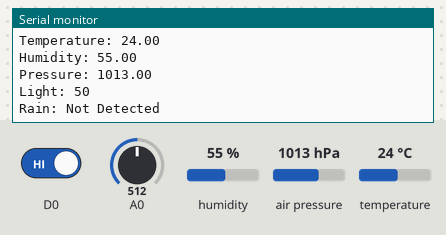
Simulated run of this sketch. Board: ESP8266 (NodeMCU). Shown: the last lines printed to the serial monitor. The inputs (shaded band) are chosen by the test bench; at power-on: D0 HIGH, humidity 55 %, A0 = 512, air pressure 1013 hPa, temperature 24 °C. WiFi joins after 1.5 s; servers stay silent unless stated.

Above: at 2.7 s.
2.8 s: D0 driven LOW
At 3.9 s:
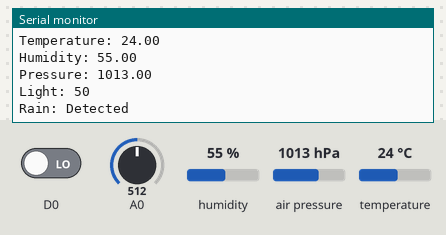
5.7 s: humidity set to 22 %
7.2 s: A0 set to 716
At 8.4 s:
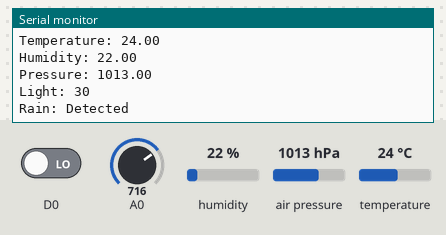
8.7 s: air pressure set to 952 hPa
At 10.0 s:
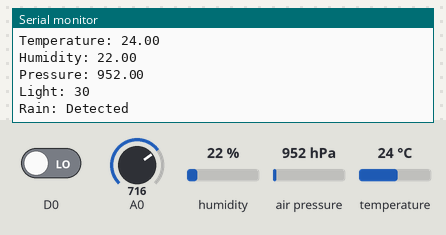
10.2 s: temperature set to 12 °C
11.7 s: A0 set to 992
At 13.9 s:
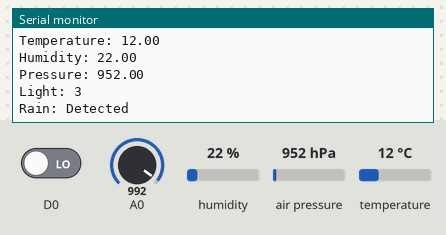
Timing chart, 0 to 14.2 s (numbered marks = the images above; inputs shaded):
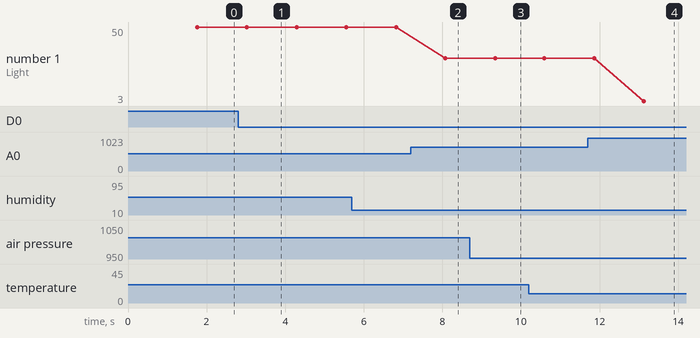

Measured:
- after the input at 2.8 s, the serial monitor: prints a new line after 0.23 s (image 1)
- after the input at 7.2 s, the serial monitor: prints a new line after 0.87 s (image 2)
- after the input at 8.7 s, the serial monitor: prints a new line after 0.65 s (image 3)
- after the input at 11.7 s, the serial monitor: prints a new line after 1.4 s (image 4)
- plotted number 1: 50 → 30 after the input at 7.2 s, 30 → 3 after the input at 11.7 s

The sketch:

livecast_waether_station.ino
```cpp
#include <Wire.h>
#include <ESP8266WiFi.h>
#include "SFE_BMP180.h"
#include "DHT.h"


String apiKey = "3CXWZEFPCM3HRUBQ";
const char *ssid = "WMS";
const char *pass = "0123456789";
const char *server = "api.thingspeak.com";


DHT dht(D3, DHT11);
SFE_BMP180 bmp;
double T, P;
char status;
WiFiClient client;


void setup() {
  Serial.begin(9600);
  delay(10);
  bmp.begin();
  Wire.begin();
  dht.begin();
  pinMode(D0, INPUT);
  WiFi.begin(ssid, pass);


  while (WiFi.status() != WL_CONNECTED) {
    delay(500);
    Serial.print(".");
  }
  Serial.println("");
  Serial.println("WiFi connected");
}

void loop() {
  //BMP180 sensor
  status = bmp.startTemperature();
  if (status != 0) {
    delay(status);
    status = bmp.getTemperature(T);

    status = bmp.startPressure(3);  // 0 to 3
    if (status != 0) {
      delay(status);
      status = bmp.getPressure(P, T);
      if (status != 0) {
      }
    }
  }

  //DHT11 sensor
  float h = dht.readHumidity();
  float t = dht.readTemperature();

  if (isnan(h) || isnan(t)) {
    Serial.println("Failed to read from DHT sensor!");
    return;
  }


  //Rain sensor
  int r = 0;
  if (digitalRead(D0) == LOW) {
    r = 1;
  }


  //Light sensor
  int l = analogRead(A0);
  l = map(l, 0, 1024, 100, 0);


  if (client.connect(server, 80)) {
    String postStr = apiKey;
    postStr += "&field1=";
    postStr += String(t);
    postStr += "&field2=";
    postStr += String(h);
    postStr += "&field3=";
    postStr += String(P, 2);
    postStr += "&field4=";
    postStr += String(l);
    postStr += "&field5=";
    postStr += String(r);

    postStr += "\r\n\r\n\r\n\r\n";

    client.print("POST /update HTTP/1.1\n");
    client.print("Host: api.thingspeak.com\n");
    client.print("Connection: close\n");
    client.print("X-THINGSPEAKAPIKEY: " + apiKey + "\n");
    client.print("Content-Type: application/x-www-form-urlencoded\n");
    client.print("Content-Length: ");
    client.print(postStr.length());
    client.print("\n\n\n\n");
    client.print(postStr);

    Serial.print("Temperature: ");
    Serial.println(t);
    Serial.print("Humidity: ");
    Serial.println(h);
    Serial.print("Pressure: ");
    Serial.println(P, 2);
    Serial.print("Light: ");
    Serial.println(l);
    Serial.print("Rain: ");
    Serial.println(r ? "Detected" : "Not Detected");
  }

  client.stop();
  delay(1000);
}
```
